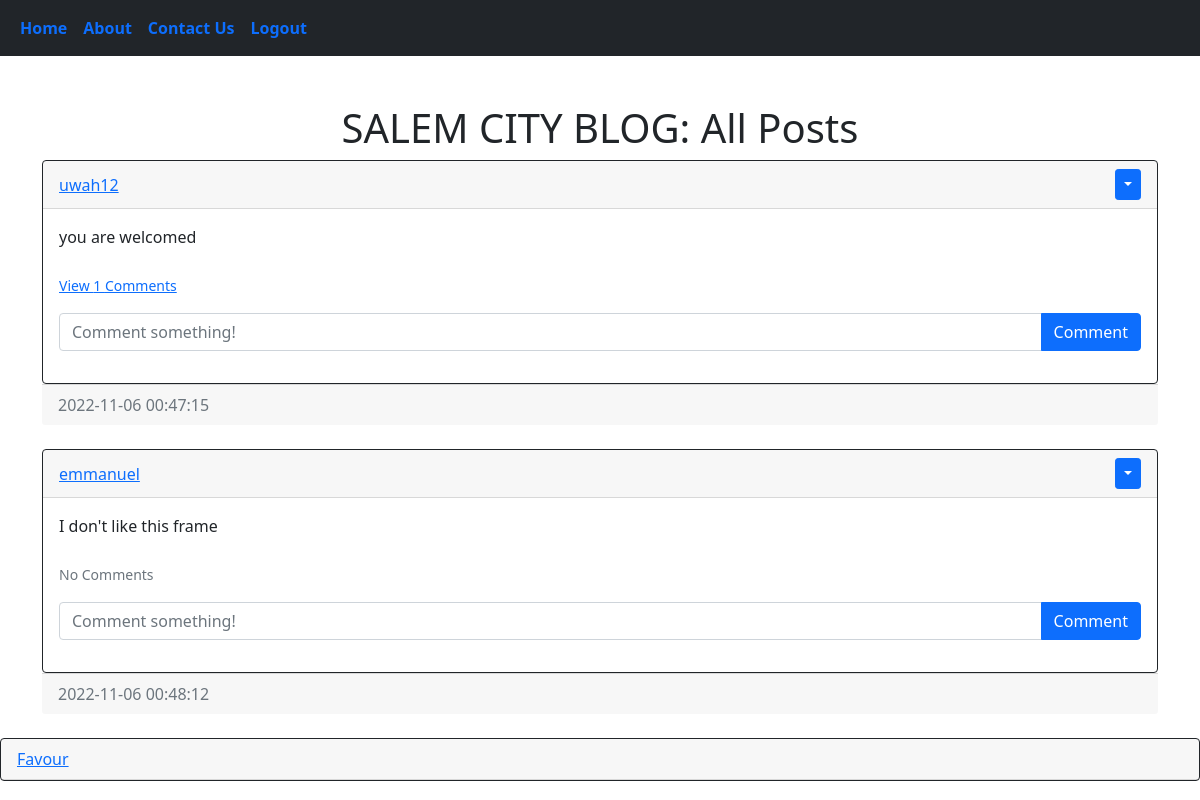
The app's page /home (signed in) with its own data.
### blog/models.py (models this page shows)
class Post(db.Model):
    id = db.Column(db.Integer, primary_key=True)
    text = db.Column(db.Text, nullable=False)
    date_created = db.Column(db.DateTime(timezone=True), default=func.now())
    author = db.Column(db.Integer, db.ForeignKey(
        'user.id', ondelete="CASCADE"), nullable=False)
    comments = db.relationship('Comment', backref='post', passive_deletes=True)

class User(db.Model, UserMixin):
    id = db.Column(db.Integer, primary_key=True)
    firstName = db.Column(db.String(150), unique=True)
    LastName = db.Column(db.String(150), unique=True)
    email = db.Column(db.String(150), unique=True)
    username = db.Column(db.String(150), unique=True)
    password = db.Column(db.String(150))
    date_created = db.Column(db.DateTime(timezone=True), default=func.now())
    posts = db.relationship('Post', backref='user', passive_deletes=True, )
    comments = db.relationship('Comment', backref='user', passive_deletes=True)

### blog/views.py (the view)
@views.route("/")
@views.route("/home")
def home():
    posts = Post.query.all()
    return render_template("home.html", user=current_user, posts=posts)

### blog/__init__.py (called while the page is built)
def create_app():
    app = Flask(__name__)
    app.config['SECRET_KEY'] = "helloworld"
    app.config['SQLALCHEMY_DATABASE_URI'] = f'sqlite:///{DB_NAME}'
    db.init_app(app)
    from .views import views
    from .auth import auth
    app.register_blueprint(views, url_prefix="/")
    app.register_blueprint(auth, url_prefix="/")
    from .models import User, Post, Comment, Contact
    with app.app_context():
        db.create_all()
    login_manager = LoginManager()
    login_manager.login_view = "auth.login"
    login_manager.init_app(app)
    @login_manager.user_loader
    def load_user(id):
         return User.query.get(int(id))
    return app

### blog/templates/home.html
{% extends "posts_div.html" %} {% block title %} SALEM CITY BLOG {% endblock %}

### blog/templates/posts_div.html (shortened to what this page needs)
{% extends "base.html" %} {% block title %}Home{% endblock %} {% block content
  %}
  <br><br>
  <h1 align="center">{% block header %}SALEM CITY BLOG: All Posts{% endblock %}</h1>
  <div id="posts">
      {% for post in posts %}
    <div class="card border-dark">
      <div class="card-header d-flex justify-content-between align-items-center">
          <a href="/posts/{{post.user.username}}">{{post.user.username}}</a>
              {% if user.id == post.author %}
          <div class="btn-group">
            <button
                type="button"
                class="btn btn-sm btn-primary dropdown-toggle"
                data-bs-toggle="dropdown"
            ></button>
          </div>
            {% endif %}
    </div>
      <div class="card-body">
        <div class="card-text">{{post.text}}</div>
        <br/>
      <p class="card-text">
        {% if post.comments|length > 0 %}
        <a data-bs-toggle="collapse" href="#comments-{{post.id}}" role="button">
          <small>View {{post.comments|length}} Comments</small>
        </a>
        {% else %}
        <small class="text-muted">No Comments</small>
        {% endif %}
      </p>
      <form
        class="input-group mb-3"
        method="POST"
        action="/create-comment/{{post.id}}"
      >
        <input
          type="text"
          id="text"
          name="text"
          class="form-control"
          placeholder="Comment something!"
        />
        <button type="submit" class="btn btn-primary">Comment</button>
      </form>
    </div>
      </div>
        <div class="card-footer text-muted">{{post.date_created}}</div>
    </div>
    <br/ > {% endfor %}
   {% endblock %}

### records on screen
Post: user.username "uwah12"
Post: text "you are welcomed", comments|length "1", date_created "2022-11-06 00:47:15"
Post: user.username "emmanuel", text "I don't like this frame", shows "No Comments", date_created "2022-11-06 00:48:12"
Post: user.username "Favour"
